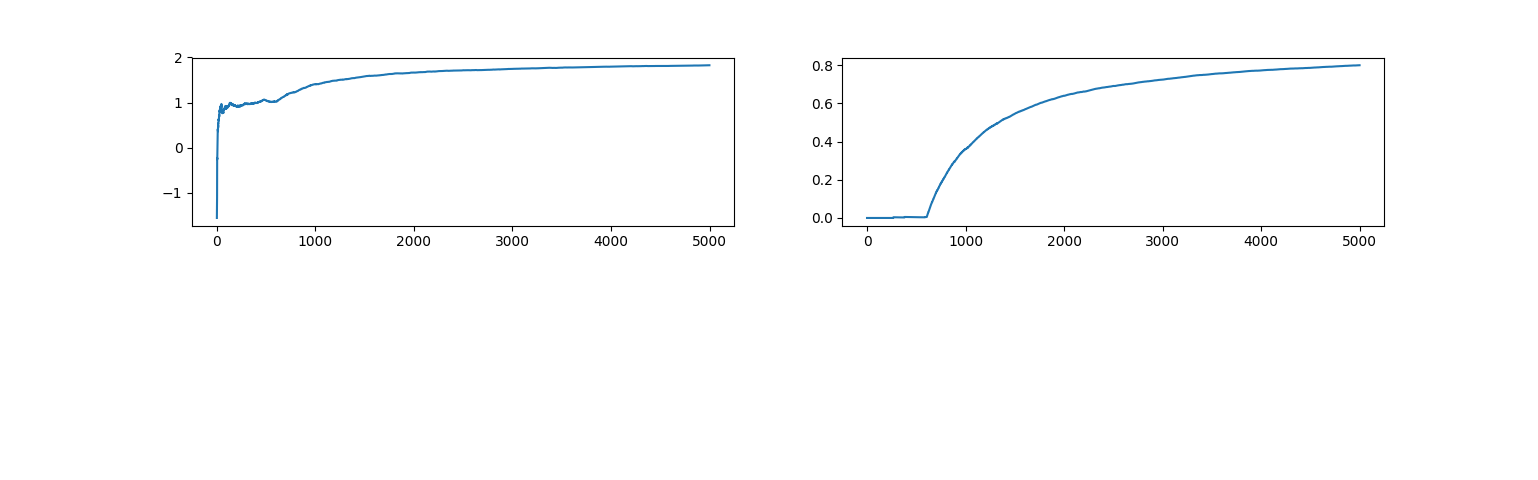

Reproduce this figure in Python.
import numpy as np
import matplotlib.pyplot as plt

class Env():
    def __init__(self):
        self.q_star_init=np.random.randn(10)
        
    def step(self,action):
        seed=np.random.normal(0, 0.01, 10)
        q_star=self.q_star_init+seed
        reward=np.random.normal(q_star[action-1], 1, 1)
        optimal_action=np.argmax(q_star)+1
        info=0
        if optimal_action==action:
            info=1
        #print(q_star,self.q_star_init)
        return reward,info

class MAB():
    def __init__(self):
        self.q_table=np.zeros(10)
        self.Num=np.zeros(10)
        self.alpha=0.1
    def update(self,action,reward):
        self.Num[action-1]+=1
        q=self.q_table[action-1]
        q_1=q*(1-self.alpha)+self.alpha*reward
        self.q_table[action-1]=q_1
        print(self.q_table)
    
    def choose_action(self,epsilon):
        seed=np.random.rand(1)
        if seed>epsilon:
            action=np.argmax(self.q_table)+1
        else:
            action=np.random.randint(1,11)
        return action

def main():
    env=Env()
    mab=MAB()
    avg_reward=[]
    optimal_action_percentage=[]
    sr=0
    so=0
    epsilon=0.1
    for s in range(5000):
        a=mab.choose_action(epsilon)
        r,info=env.step(a)
        mab.update(a,r)
        print(a)
        sr+=r
        so+=info
        avg_reward.append(sr/(s+1))
        optimal_action_percentage.append(so/(s+1))

    plt.subplot(221)
    plt.plot(avg_reward)
    plt.subplot(222)
    plt.plot(optimal_action_percentage)
    plt.show()

if __name__ == '__main__':
    main()
